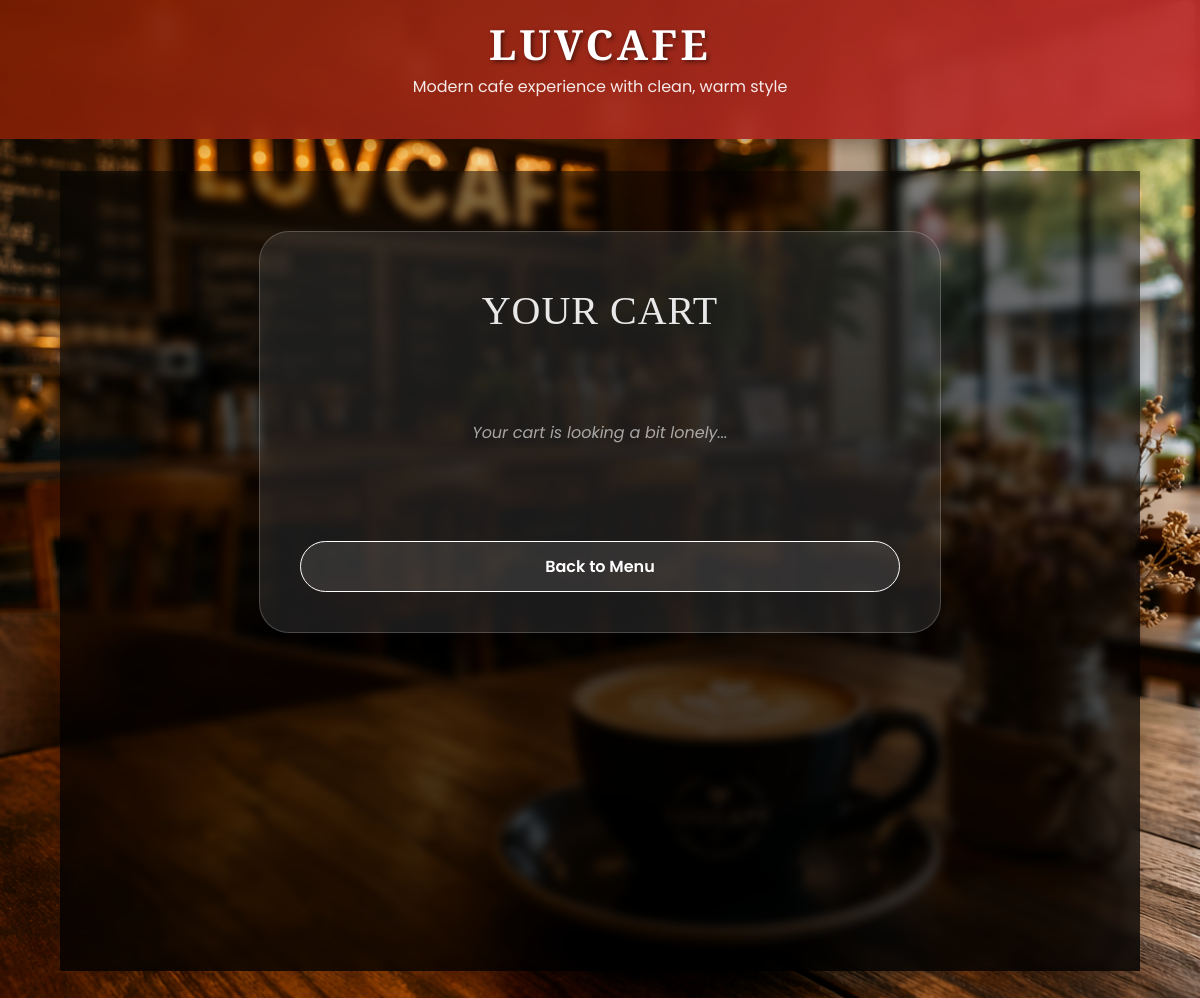
Page /view_cart/ (signed in) on the earlier database version.
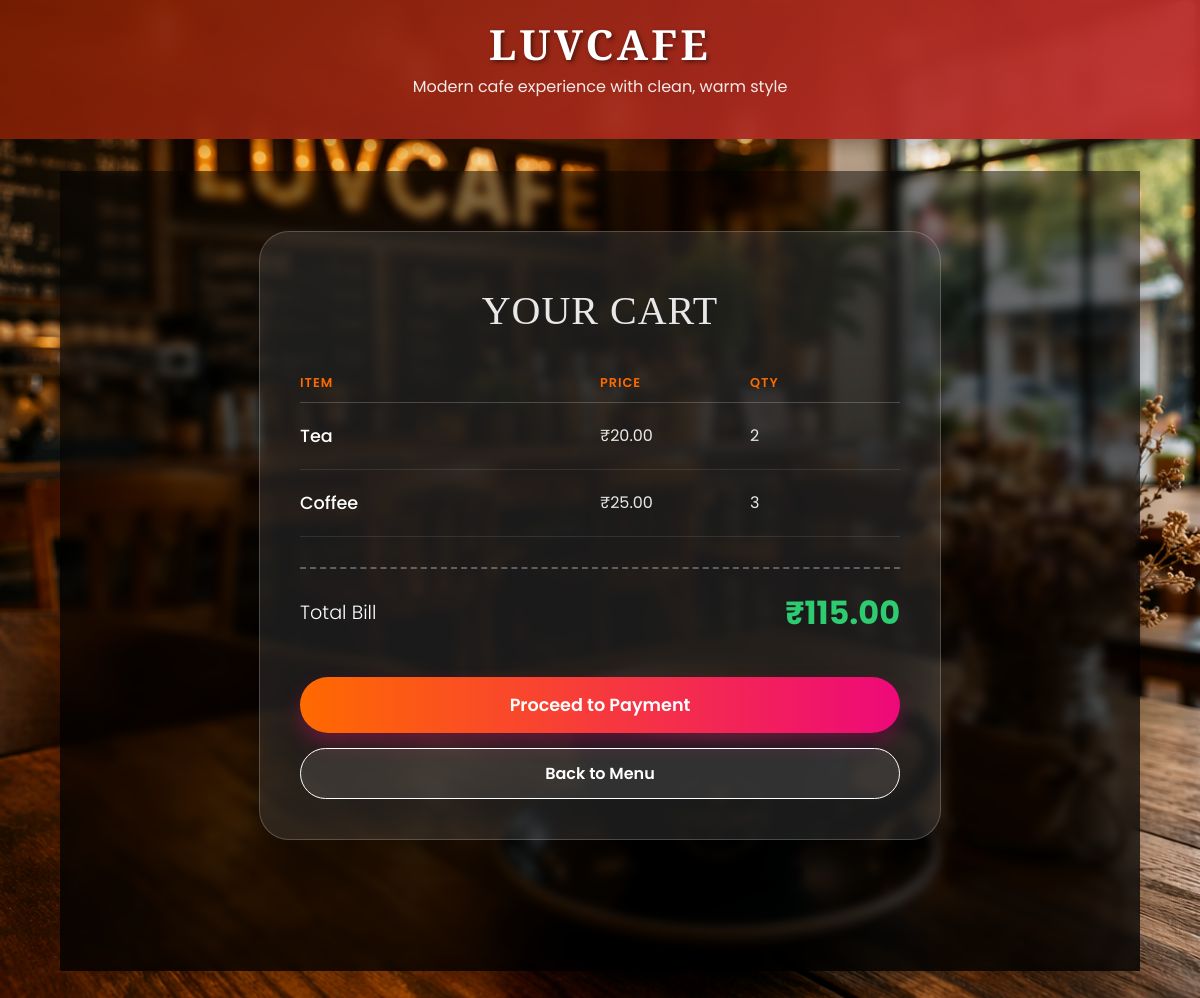
Same page on the later database version.
### Luvcafe/models.py (models this page shows, shortened)
class OrderItem(models.Model):
    order = models.ForeignKey(Order, on_delete=models.CASCADE)
    item = models.ForeignKey(Tastes, on_delete=models.CASCADE)
    quantity = models.IntegerField(default=1)

class Tastes(models.Model):
    tastes = models.CharField(max_length=100)
    price = models.DecimalField(max_digits=6, decimal_places=2)

### Luvcafe/views.py (the view)
# urls.py: path('view_cart/', views.view_cart, name='view_cart'),
def view_cart(request):
    order = Order.objects.filter(user=request.user).last()
    items = OrderItem.objects.filter(order=order)
    total = 0
    for i in items:
        i.subtotal = i.item.price * i.quantity
        total += i.item.price * i.quantity
    return render(request, 'view_cart.html', {
        'items': items,
        'total': total
    })

### Luvcafe/templates/view_cart.html (shortened to what this page needs)
{% extends 'base.html' %}
{% load static %}
{% block content %}
<div class="cart-container">
    <div class="cart-card">
        <h2>Your Cart</h2>
        {% if items %}
            <div class="cart-items">
                <div class="cart-header-row">
                    <span>Item</span>
                    <span>Price</span>
                    <span>Qty</span>
                </div>
                {% for item in items %}
                <div class="cart-item-row">
                    <span class="item-name">{{ item.item.tastes }}</span>
                    <span class="item-price">₹{{ item.item.price }}</span>
                    <span class="item-qty">{{ item.quantity }}</span>
                </div>
                {% endfor %}
            </div>
            <div class="total-section">
                <span class="total-label">Total Bill</span>
                <span class="total-amount">₹{{ total }}</span>
            </div>
        {% else %}
            <div class="empty-msg">
                <p>Your cart is looking a bit lonely...</p>
            </div>
        {% endif %}
        <div class="cart-actions">
            {% if items %}
            <a href="#" class="btn-checkout">Proceed to Payment</a>
            {% endif %}
            <a href="{% url 'menu' %}" class="btn-menu">Back to Menu</a>
        </div>
    </div>
</div>
{% endblock %}

Differences in the rows shown:
added OrderItem: item.tastes "Tea", item.price "20.00", quantity "2"
added OrderItem: item.tastes "Coffee", item.price "25.00", quantity "3"
Other differences:
{{ total }}: (not shown) → "115.00"
text no longer shown: "Your cart is looking a bit lonely..."
text now shown: "ITEM PRICE QTY Total Bill ₹ Proceed to Payment"
